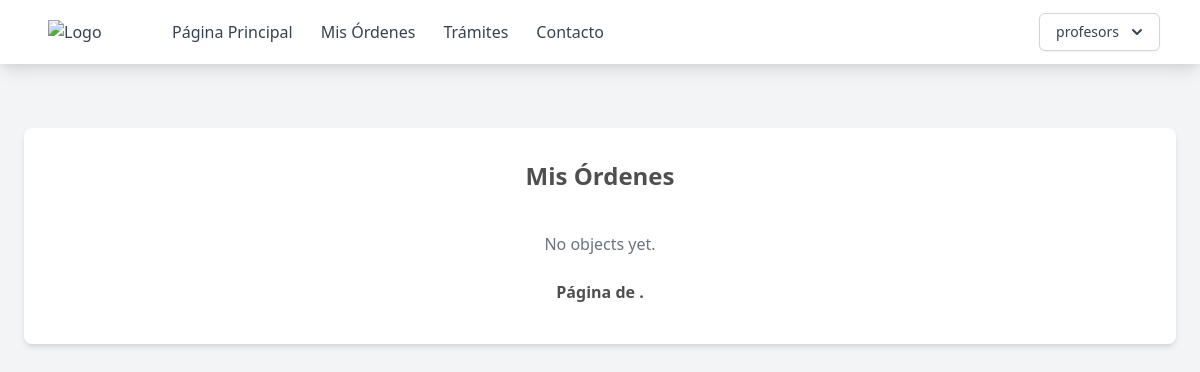
Page /mis-ordenes (signed in) on the earlier database version.
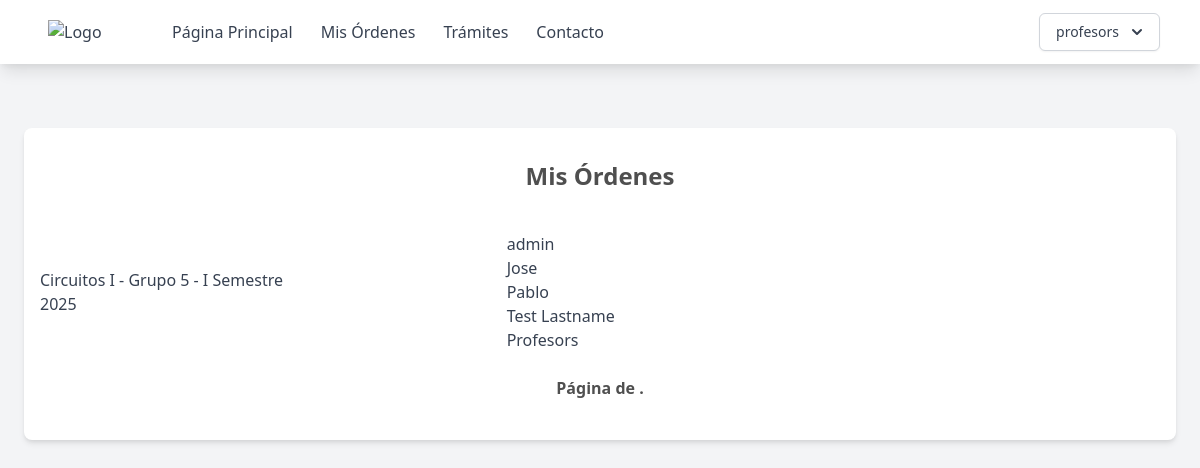
Same page on the later database version.
### supply_room/models.py (models this page shows, shortened)
class Users(AbstractUser):
    name = models.CharField(max_length=200)
    email = models.EmailField(unique=True)
    role = models.CharField(max_length=200, choices=ROLE_CHOICES, default="student")
    student_id = models.CharField(max_length=200, null=True)
    username = models.CharField(max_length=50, null=True)
    groups = models.ManyToManyField(
        "ClassGroups", related_name="group_student", blank=True
    )
    orders = models.ManyToManyField("Order", related_name="order_student", blank=True)
    objects = CustomUserManager()
    USERNAME_FIELD = "email"
    REQUIRED_FIELDS = ["name", "role"]

class Order(models.Model):
    group = models.ForeignKey(
        ClassGroups, related_name="order_group", on_delete=models.CASCADE
    )
    student = models.ManyToManyField(
        Users, related_name="Order_student", through=Users.orders.through, blank=True
    )

class ClassGroups(models.Model):
    number = models.PositiveIntegerField()
    semester = models.CharField(max_length=200)
    professor = models.ForeignKey(
        Users, related_name="group_professor", on_delete=models.PROTECT
    )
    class_id = models.ForeignKey(Class, on_delete=models.CASCADE)
    student = models.ManyToManyField(
        Users, related_name="group_student", through=Users.groups.through, blank=True
    )

class Class(models.Model):
    name = models.CharField(max_length=200)
    code = models.CharField(max_length=200)

### supply_room/views.py (the view)
class OrderList(View):
    def get(self, request, *args, **kwargs):
        return render(
            request,
            "page/mis-ordenes.html",
            {"object_list": request.user.orders.all()},
        )

### templates/page/mis-ordenes.html (shortened to what this page needs)
{% extends "base.html" %} {% block content %}
<div class="max-w-6xl mx-auto px-4 py-8 bg-white rounded-lg shadow-md mt-16">
    <h2 class="text-2xl font-bold mb-6 text-center">Mis Órdenes</h2>
    <ul class="divide-y divide-gray-200">
        {% for object in object_list %}
        <li class="py-4">
            <a href="{% url 'orden' object.pk %}" class="flex justify-between items-center  ">
                <div  class="text-gray-700 w-1/4">{{ object.group.class_id.name }} - Grupo {{ object.group.number }} - {{ object.group.semester }} </div>
                <ul class=" w-1/4">
                    {% for member in object.student.all %}
                    <li  class="text-gray-700">{{ member.name }}</li>
                    {% endfor %}
                </ul>
            </a>
        </li>
        {% empty %}
        <li class="py-4 text-center text-gray-500">No objects yet.</li>
        {% endfor %}
    </ul>
    <div class="pagination ">
    <div class="step-links flex w-full justify-between items-center p-2">
        <span class="current font-bold mx-4">
            Página {{ page_obj.number }} de {{ page_obj.paginator.num_pages }}.
        </span>
    </div>
</div>
</div>
{% endblock %}

### templates/base.html (shortened to what this page needs)
{% load static %}
<!DOCTYPE html>
<html lang="en">
  <head>
    <link href="{% static 'output.css' %}" rel="stylesheet" />
    <link href="https://cdn.jsdelivr.net/npm/tailwindcss@2.2.19/dist/tailwind.min.css" rel="stylesheet">
  </head>
  <body class="bg-gray-100 h-full h-screen">
    <nav class="bg-white shadow-lg">
      <div class="max-w-6xl mx-auto px-4">
        <div class="flex justify-between">
          <div class="flex space-x-4">
            <div>
              <a href="{% url 'home' %}" class="flex items-center py-5 px-2 text-gray-700">
                <img src="https://eie.ucr.ac.cr/static/img/logos/EIE_v.png" alt="Logo" class="w-20 mr-2">
              </a>
            </div>
            <div class="hidden md:flex items-center space-x-1">
              <a href="{% url 'home' %}" class="py-5 px-3 text-gray-700 hover:text-gray-900">Página Principal</a>
              <a href="#" class="py-5 px-3 text-gray-700 hover:text-gray-900">Mis Órdenes</a>
              <a href="#" class="py-5 px-3 text-gray-700 hover:text-gray-900">Trámites</a>
              <a href="#" class="py-5 px-3 text-gray-700 hover:text-gray-900">Contacto</a>
            </div>
          </div>
          {% if user.is_authenticated %}
          <div class="hidden md:flex items-center space-x-1">
            <div class="relative inline-block text-left">
              <div>
                <button type="button" class="inline-flex justify-center w-full rounded-md border border-gray-300 shadow-sm px-4 py-2 bg-white text-sm font-medium text-gray-700 hover:bg-gray-50 focus:outline-none" id="menu-button" aria-expanded="true" aria-haspopup="true">
                  {{ user.username }}
                  <svg class="-mr-1 ml-2 h-5 w-5" xmlns="http://www.w3.org/2000/svg" viewBox="0 0 20 20" fill="currentColor" aria-hidden="true">
                    <path fill-rule="evenodd" d="M5.293 7.293a1 1 0 011.414 0L10 10.586l3.293-3.293a1 1 0 111.414 1.414l-4 4a1 1 0 01-1.414 0l-4-4a1 1 0 010-1.414z" clip-rule="evenodd" />
                  </svg>
                </button>
              </div>
            </div>
          </div>
          {% endif %}
        </div>
      </div>
    </nav>
    {% if user.is_authenticated %}
    <div>{% block content %} {% endblock %}</div>
    {% else %}
    <p>You are not logged in</p>
    <a href="{% url 'login' %}">Log In</a>
    {% endif %}
  </body>
</html>

Differences in the rows shown:
added Order: group.class_id.name "Circuitos I", group.number "5", group.semester "I Semestre 2025", Users (name "Profesors")
now on this page (row unchanged): Users: name "admin"
now on this page (row unchanged): Users: name "Jose"
now on this page (row unchanged): Users: name "Pablo"
now on this page (row unchanged): Users: name "Test Lastname"
Other differences:
text no longer shown: "No objects yet."
